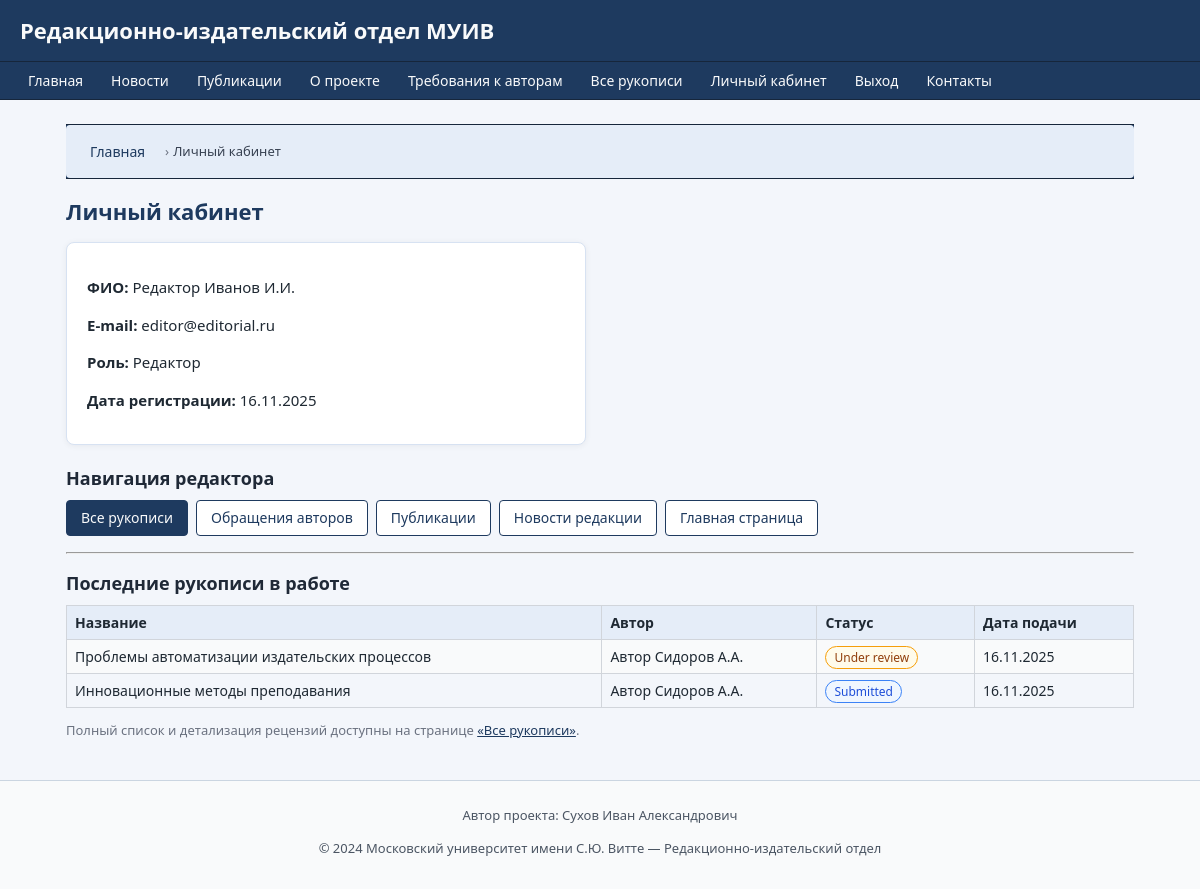
Screenshot of /lk (signed in) with the database file from the repository.
### models.py (models this page shows)
class User(db.Model):
    __tablename__ = 'users'
    id = db.Column(db.Integer, primary_key=True)
    full_name = db.Column(db.String(128), nullable=False)
    email = db.Column(db.String(128), unique=True, nullable=False)
    password_hash = db.Column(db.String(128), nullable=False)
    role = db.Column(db.String(32), nullable=False)  # author, staff, reviewer, admin
    registered_at = db.Column(db.DateTime, default=datetime.utcnow)
    is_blocked = db.Column(db.Boolean, default=False)
    manuscripts = db.relationship('Manuscript', backref='author', lazy=True)
    reviews_made = db.relationship('Review', foreign_keys='Review.reviewer_id',
                                   backref='reviewer_user', lazy=True)
    messages_sent = db.relationship('Message', backref='sender', lazy=True)
    history_entries = db.relationship('ManuscriptHistory',
                                      backref='actor',
                                      lazy=True,
                                      foreign_keys='ManuscriptHistory.actor_id')

class Manuscript(db.Model):
    __tablename__ = 'manuscripts'
    id = db.Column(db.Integer, primary_key=True)
    title = db.Column(db.String(256), nullable=False)
    description = db.Column(db.Text)
    file_path = db.Column(db.String(256), nullable=False)
    status = db.Column(db.String(32), nullable=False, default='submitted')
    created_at = db.Column(db.DateTime, default=datetime.utcnow)
    updated_at = db.Column(db.DateTime, default=datetime.utcnow, onupdate=datetime.utcnow)
    author_id = db.Column(db.Integer, db.ForeignKey('users.id'), nullable=False)
    publication_id = db.Column(db.Integer, db.ForeignKey('publications.id'), nullable=True)
    reviews = db.relationship('Review', backref='manuscript', lazy=True)
    history = db.relationship('ManuscriptHistory',
                              backref='manuscript',
                              lazy=True,
                              order_by='ManuscriptHistory.created_at')

### routes.py (the view, shortened to what this page needs)
@routes.route('/lk')
@login_required()
def lk():
    user = current_user()
    author_manuscripts = []
    reviewer_reviews = []
    staff_manuscripts = []
    admin_stats = {}
    if user.role == 'author':
        author_manuscripts = Manuscript.query.filter_by(author_id=user.id).order_by(Manuscript.created_at.desc()).all()
    elif user.role == 'reviewer':
        reviewer_reviews = Review.query.filter_by(reviewer_id=user.id).order_by(Review.created_at.desc()).all()
    elif user.role == 'staff':
        staff_manuscripts = Manuscript.query.order_by(Manuscript.created_at.desc()).limit(20).all()
    return render_template(
        'auth/profile.html',  # здесь будет универсальный ЛК
        user=user,
        author_manuscripts=author_manuscripts,
        reviewer_reviews=reviewer_reviews,
        staff_manuscripts=staff_manuscripts,
        admin_stats=admin_stats,
        breadcrumbs=[
            ("Главная", url_for('routes.index')),
            ("Личный кабинет", None)
        ]
    )

### routes.py (called while the page is built)
def current_user():
    uid = session.get('user_id')
    if uid:
        return User.query.get(uid)
    return None

def login_required(role=None):
    def wrapper(f):
        from functools import wraps
        @wraps(f)
        def decorated_function(*args, **kwargs):
            user = current_user()
            if not user:
                flash("Для доступа требуется вход.", "warning")
                return redirect(url_for('routes.login'))
            if role and user.role != role:
                flash("Недостаточно прав.", "danger")
                return redirect(url_for('routes.index'))
            return f(*args, **kwargs)
        return decorated_function
    return wrapper

### templates/auth/profile.html (shortened to what this page needs)
{% extends "base.html" %}
{% block content %}
<h2>Личный кабинет</h2>
<div class="card" style="max-width: 520px; margin-bottom: 20px;">
    <p><b>ФИО:</b> {{ user.full_name }}</p>
    <p><b>E-mail:</b> {{ user.email }}</p>
    <p><b>Роль:</b>
        {% if user.role == 'author' %}
            Автор
        {% elif user.role == 'staff' %}
            Редактор
        {% elif user.role == 'reviewer' %}
            Рецензент
        {% elif user.role == 'admin' %}
            Администратор
        {% else %}
            {{ user.role }}
        {% endif %}
    </p>
    <p><b>Дата регистрации:</b> {{ user.registered_at.strftime('%d.%m.%Y') if user.registered_at else '' }}</p>
</div>
{% if user.role == 'staff' %}
    <h3>Навигация редактора</h3>
    <div class="lk-actions-grid">
        <a class="btn btn-primary" href="{{ url_for('routes.manuscript_list') }}">Все рукописи</a>
        <a class="btn btn-outline" href="{{ url_for('routes.contact') }}">Обращения авторов</a>
        <a class="btn btn-outline" href="{{ url_for('routes.publications') }}">Публикации</a>
        <a class="btn btn-outline" href="{{ url_for('routes.news') }}">Новости редакции</a>
        <a class="btn btn-outline" href="{{ url_for('routes.index') }}">Главная страница</a>
    </div>
    <hr>
    <h3>Последние рукописи в работе</h3>
    {% if staff_manuscripts %}
        <table class="table-striped">
            <tr>
                <th>Название</th>
                <th>Автор</th>
                <th>Статус</th>
                <th>Дата подачи</th>
            </tr>
            {% for m in staff_manuscripts %}
            <tr>
                <td>{{ m.title }}</td>
                <td>{{ m.author.full_name if m.author else "-" }}</td>
                <td>
                    <span class="manuscript-status status-{{ m.status }}">
                        {{ m.status|replace('_', ' ')|capitalize }}
                    </span>
                </td>
                <td>{{ m.created_at.strftime('%d.%m.%Y') if m.created_at else '' }}</td>
            </tr>
            {% endfor %}
        </table>
        <p class="hint">
            Полный список и детализация рецензий доступны на странице
            <a href="{{ url_for('routes.manuscript_list') }}">«Все рукописи»</a>.
        </p>
    {% else %}
        <p>Рукописи для обработки пока не найдены.</p>
    {% endif %}
{% endif %}
{% endblock %}

### static/css/main.css (style rules this page uses)
* { box-sizing: border-box; }
html, body { margin: 0; padding: 0; }
body { font-family: system-ui, -apple-system, BlinkMacSystemFont, "Segoe UI", sans-serif; font-size: 15px; line-height: 1.5; background: #f3f6fb; color: #1f2933; }
.card { background: #ffffff; border: 1px solid #d7e2f2; border-radius: 8px; padding: 18px 20px; box-shadow: 0 1px 6px rgba(15, 23, 42, 0.06); margin-bottom: 18px; }
.btn { display: inline-block; padding: 7px 14px; font-size: 14px; line-height: 1.4; border-radius: 4px; border: 1px solid transparent; cursor: pointer; text-decoration: none; text-align: center; white-space: nowrap; transition: background 0.15s ease, color 0.15s ease, border-color 0.15s ease, transform 0.08s ease; }
.btn-primary { background: #1e3a5f; color: #f9fafb; border-color: #1e3a5f; }
.btn-outline { background: #ffffff; color: #1e3a5f; border-color: #1e3a5f; }
table { border-collapse: collapse; width: 100%; }
.table-striped th, .table-striped td { border: 1px solid #d1d5db; padding: 6px 8px; font-size: 14px; }
.table-striped th { background: #e5edf8; text-align: left; }
.table-striped tr:nth-child(even) td { background: #f9fafb; }
.manuscript-status { padding: 2px 8px; border-radius: 999px; font-size: 12px; border: 1px solid #d1d5db; background: #f3f4f6; white-space: nowrap; }
.status-submitted { border-color: #3b82f6; background: #eff6ff; color: #1d4ed8; }
.status-under_review { border-color: #f59e0b; background: #fffbeb; color: #92400e; }
.lk-actions-grid { display: flex; flex-wrap: wrap; gap: 8px; margin-bottom: 16px; }

### static/css/custom.css (style rules this page uses)
h2 { margin-top: 0; margin-bottom: 14px; font-size: 22px; color: #1e3a5f; }
h3 { margin-top: 16px; margin-bottom: 8px; font-size: 18px; color: #1f2937; }
.hint { font-size: 13px; color: #6b7280; }
a { color: #1e3a5f; }

### rows the page displays
User: full_name "Редактор Иванов И.И.", email "editor@editorial.ru", registered_at "16.11.2025"
Manuscript: title "Проблемы автоматизации издательских процессов", author "Автор Сидоров А.А.", status "Under review", created_at "16.11.2025"
Manuscript: title "Инновационные методы преподавания", author "Автор Сидоров А.А.", status "Submitted", created_at "16.11.2025"

### other values shown
{{ title }} "Главная"
{{ title }} "Личный кабинет"
